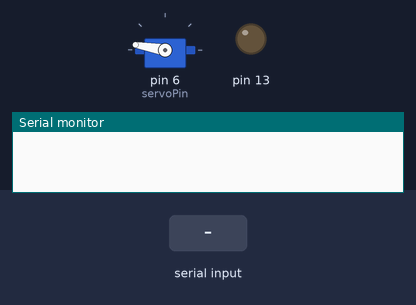
This sketch was run on a simulated Arduino Uno, built with avr-gcc and run on an emulated ATmega328P. On the bench: servo, output pins drawn as LEDs (lit = HIGH), the last lines printed to the serial monitor. The test bench sets the inputs (shaded band). Pins used as bus, display or sensor lines are not drawn.

Above: at 1.2 s.
1.3 s: "a" received over Serial
At 2.2 s:
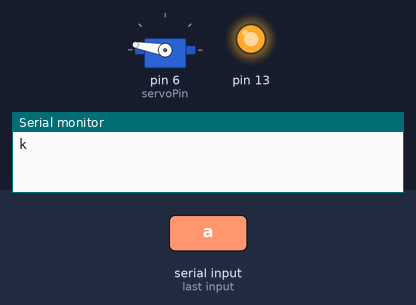
2.8 s: "c" received over Serial
At 3.3 s:
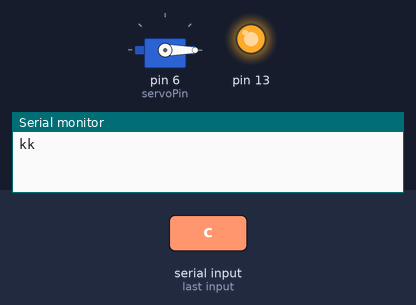
Timing chart, 0 to 5.8 s (numbered marks = the images above; inputs shaded):
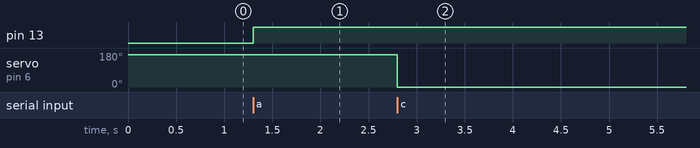

Measured:
- after the input at 1.3 s, pin 13: LOW → HIGH at once
- after the input at 2.8 s, servo on pin 6 (servoPin): 170° → 0° at once

The sketch:

arduino_code.ino
```cpp
/* a - Stepper 1 set to val
 * b - Stepper 2 set to val
 * c - Servo set to val
 * d - set stepper1_position to val
 * e - set stepper2_position to val
 */


#include<Servo.h>

#define servoPin 6
#define stepper1Delay 5
#define stepper2Delay 5

int stepper1_pins[] = {7,9,8,10};
int stepper1_stepsPerRev = 400;
int stepper1_position = 0;

 int stepper2_pins[] = {4,2,5,3};
int stepper2_stepsPerRev = 400;
int stepper2_position = 0;


Servo servo1;

char commandTo = 'z';
int ang = 0;
int curpos = 0;
int pos;


const byte step_cycle[] = {B1000, B1100, B0100, B0110, B0010, B0011, B0001, B1001};
//const byte step_cycle[] = {B1000, B1000, B0100, B0100, B0010, B0010, B0001, B0001};

void setup(){

  pinMode(13, OUTPUT);
  digitalWrite(13, LOW);

  for(int i=0;i<4;i++){
    pinMode(stepper1_pins[i], OUTPUT);
    digitalWrite(stepper1_pins[i] , LOW);
  }
  digitalWrite(stepper1_pins[0], HIGH);


  for(int i=0;i<4;i++){
    pinMode(stepper2_pins[i], OUTPUT);
    digitalWrite(stepper2_pins[i] , LOW);
  }
  digitalWrite(stepper2_pins[0], HIGH);

  servo1.attach(servoPin);
  servo1.write(170);
  Serial.begin(9600);
}

int getCommand(){
  char inChar = '$';
  int angle = 0;
  while(1){
    if(Serial.available()>0){
      digitalWrite(13, HIGH);
      inChar = (char)Serial.read();
      if(isAlpha(inChar)){
        commandTo = inChar;
        break;
      } else if (isDigit(inChar)){
        angle = angle*10 + (int)inChar - (int)'0';
      }
    }
  }
  return angle;
}

void doCommand(){
  int val = getCommand();

  if(commandTo == 'a'){
    step_motor(stepper1_pins, val, stepper1_position, stepper1Delay);
    stepper1_position = val;
    Serial.print('k');
  } else if(commandTo == 'b'){
    step_motor(stepper2_pins, val, stepper2_position, stepper2Delay);
    stepper2_position = val;
    Serial.print('k');
  } else if(commandTo == 'c'){
    servo1.write(val);
    Serial.print('k');
  } else if(commandTo == 'd'){
    stepper1_position = val;
    Serial.print('k');
  } else if(commandTo == 'e'){
    stepper2_position = val;
    Serial.print('k');
  }
  commandTo = 'z';
}

/*
void loop(){
  if(Serial.available() > 0){
    ang = getCommand();
    Serial.print("Moving to ");
    Serial.println(ang);
    Serial.print("Steps final step count ");
    Serial.println(pos=getFinalPosition(stepper1_stepsPerRev, ang, 0));
    step_motor(stepper1_pins, curpos, pos, 5);
    curpos = pos;
  }
}
*/

void loop(){
  doCommand();
}

/*pins[0], pins[1], pins[2] ... are inputs pins 1, 2, 3 ... of h-bridge
stepTime is in milliseconds
make sure stepTo and currentPos are positive*/
void step_motor(int pins[], int stepTo, int currentPos, int stepTime){
  int i;
  short del;

  if(stepTo > currentPos){
    del = 1;
  } else {
    del = -1;
  }

  while(currentPos != stepTo){
    byte mod = currentPos%8;
    byte b = step_cycle[mod];
    for(i=0;i<4;i++){
      if(bitRead(b, i)){
        digitalWrite(pins[i], HIGH);
      } else {
        digitalWrite(pins[i], LOW);
      }
    }
    delay(stepTime);
    currentPos += del;
  }
}
```
